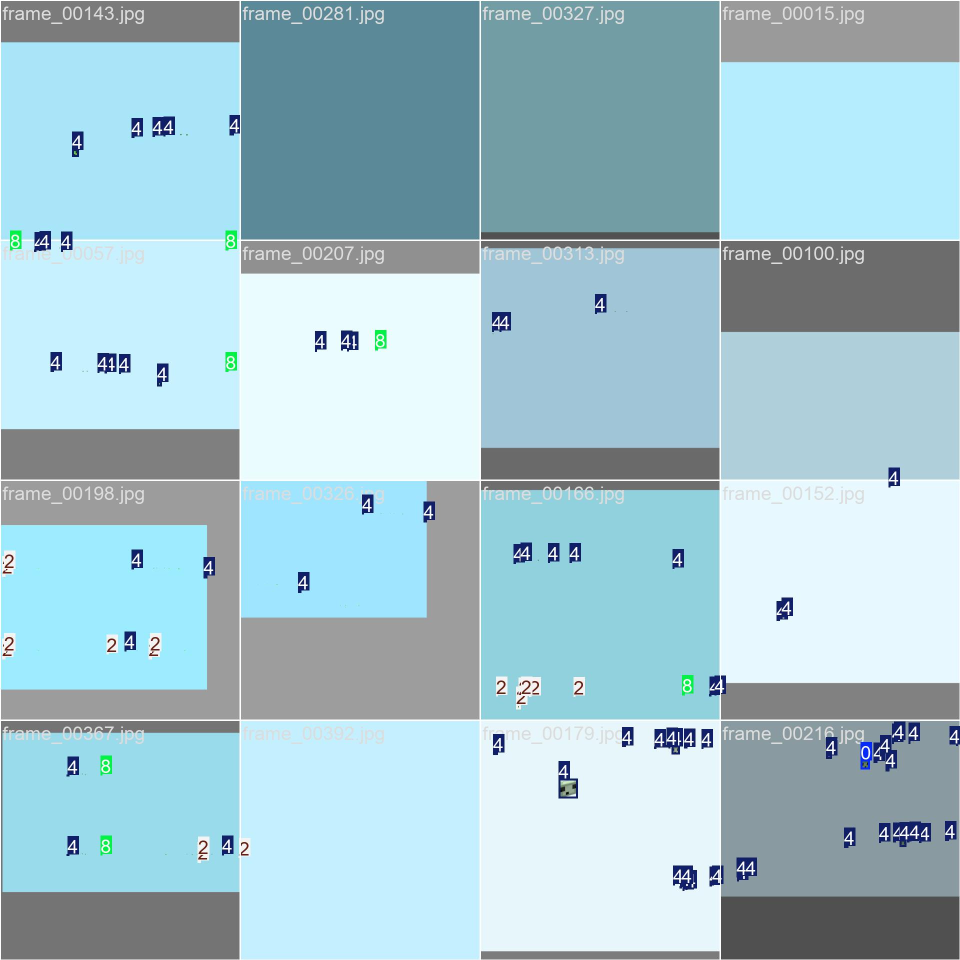
#> input picture runs/detect/runs/detect/mc_entities_v2/train_batch0.jpg, 1920 x 1920 px (shown at 1/2 size)
$ python -i auto-label.py   (imports and definitions only)
#> lines starting #> are read from the running program, lines starting #| are printed output that depends on the picture; after the words box and inside, x2 and y2 are one past the last pixel; in counts of white or black regions, pixels touching at a corner belong together
#> further down, picture is the input picture: shape (1920, 1920, 3); mean B, G, R 206.2, 195.9, 163
#!/usr/bin/env python3
"""
Auto-label entity bounding boxes from rendered frames.

Instead of projecting 3D positions (inaccurate), detects entities
directly in the frame via color segmentation and matches them to
ground truth state data.

This produces tighter, more accurate labels than projection.
"""
import json
import os
import sys
import glob
import cv2
import numpy as np
from pathlib import Path

CAPTURE_DIR = sys.argv[1] if len(sys.argv) > 1 else 'data/captures'
LABEL_DIR = 'data/labels_auto'

# Entity types and their dominant colors in prismarine-viewer
# Format: name -> [(B,G,R) center, tolerance]
ENTITY_COLORS = {
    'Slime': [(60, 180, 60), 50],      # green
    'Zombie': [(80, 100, 60), 40],      # dark green/olive
    'Skeleton': [(200, 200, 200), 40],  # white/gray
    'Creeper': [(60, 150, 60), 40],     # green (lighter than zombie)
    'Spider': [(40, 40, 40), 30],       # dark/black
    'Cow': [(60, 60, 60), 40],          # brown/dark
    'Pig': [(130, 150, 210), 40],       # pink
}

CLASS_MAP = {
    'Zombie': 0, 'Skeleton': 1, 'Creeper': 2, 'Spider': 3, 'Slime': 4,
    'Enderman': 5, 'Witch': 6, 'Cow': 7, 'Pig': 8, 'Sheep': 9,
    'Chicken': 10, 'Squid': 11, 'Cod': 12, 'Item': 13, 'Villager': 14,
}

# Sky color for background subtraction
SKY_COLOR = np.array([208, 196, 172])  # typical prismarine-viewer sky (BGR)
SKY_TOLERANCE = 30

def detect_entities_in_frame(frame):
    """Find non-sky blobs that are likely entities."""
    h, w = frame.shape[:2]
#> h = 1920; w = 1920

    # Background mask: pixels close to sky color
    diff = np.abs(frame.astype(np.int16) - SKY_COLOR.astype(np.int16))
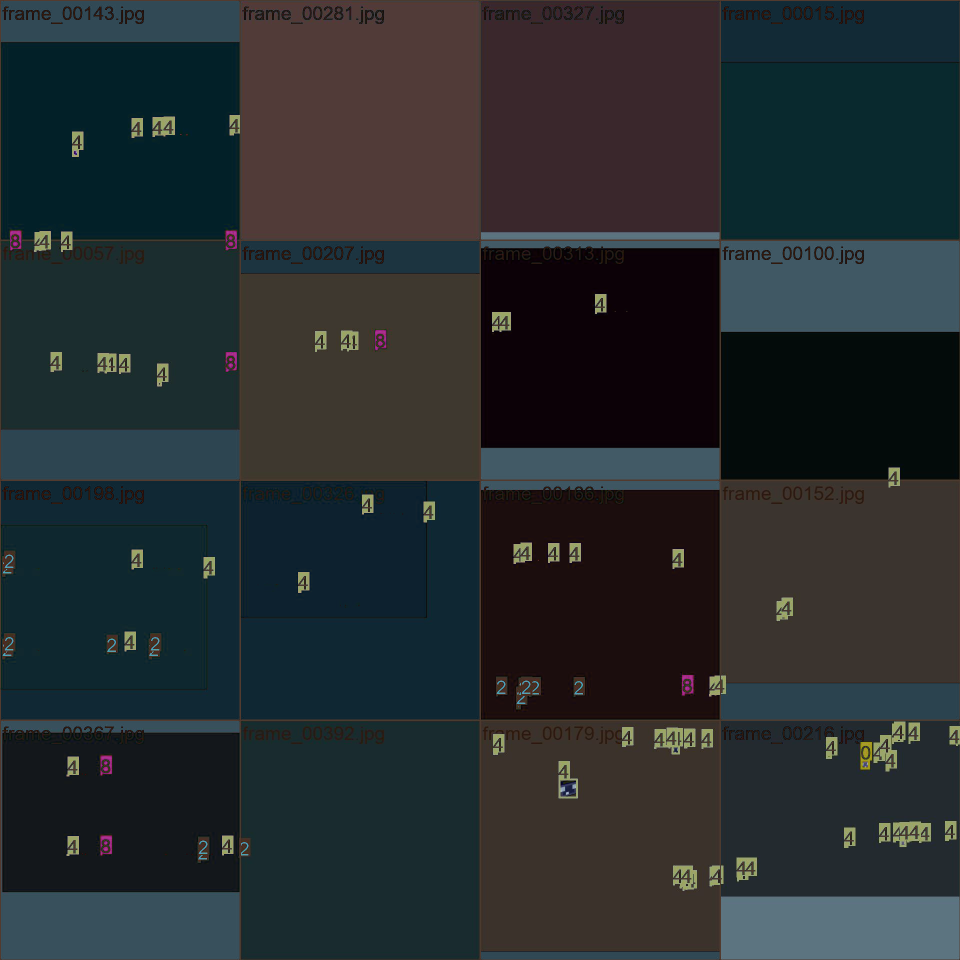
#> diff: shape (1920, 1920, 3) int16 (shown at 1/2 size); mean B, G, R 46.9, 44.3, 38.2
    bg_mask = np.all(diff < SKY_TOLERANCE, axis=2)
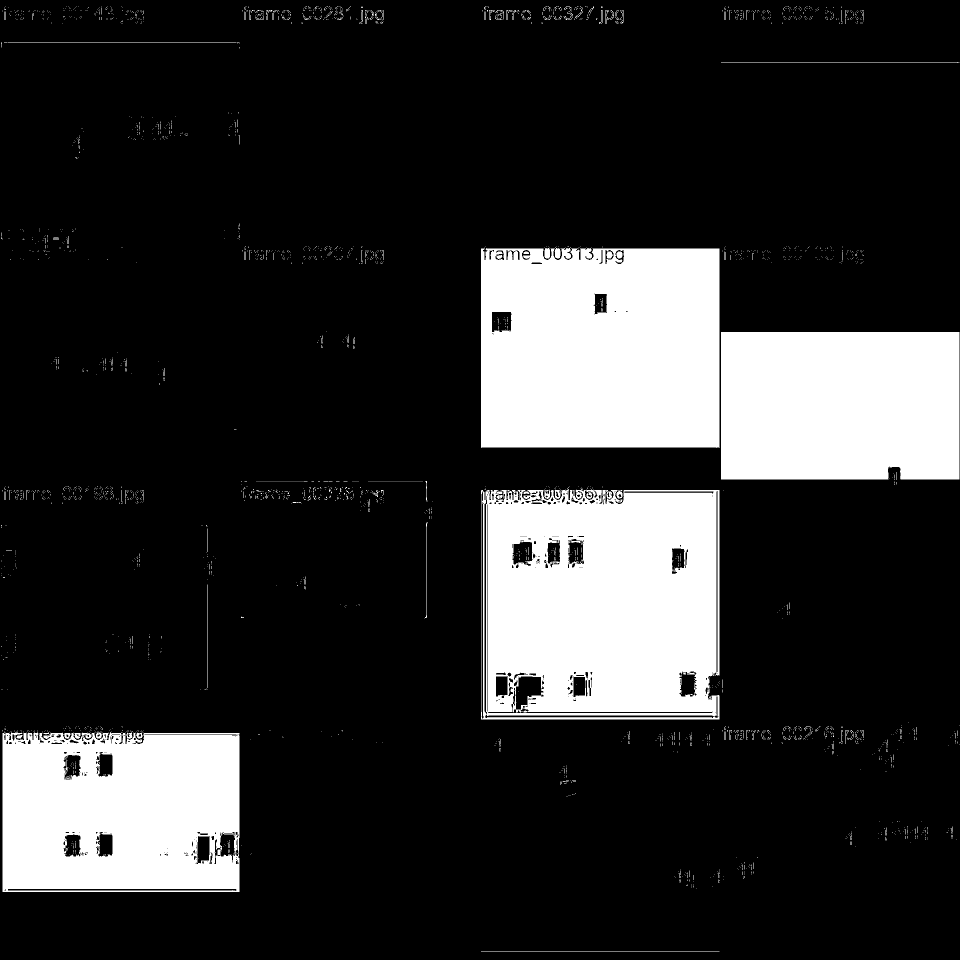
#> bg_mask: shape (1920, 1920) bool (shown at 1/2 size); 18.3% white; 3121 white regions (3055 under 20 px), largest, box (x1, y1, x2, y2) and area: (962, 978, 1439, 1439) 196417, (962, 494, 1439, 896) 185363, (1442, 664, 1919, 959) 140122

    # Also mask the ground (bottom portion, gray in flat world)
    # Ground color varies but is generally darker than sky
    ground_mask = np.zeros((h, w), dtype=bool)
    for y in range(h):
        row_mean = np.mean(frame[y], axis=0)
        if row_mean[0] < 140 and row_mean[1] < 140:  # darker than sky
            ground_mask[y, :] = True
#> this loop made 1920 passes
#> row_mean on passes 1 to 3: [254.7, 254.5, 251.2], [254.4, 254.4, 249.1], [143.7, 140.9, 128.5]
#> ground_mask: shape (1920, 1920) bool; every value is 0

    # Foreground: not sky, not ground
    fg_mask = ~bg_mask & ~ground_mask
    fg_uint8 = fg_mask.astype(np.uint8) * 255

    # Clean up with morphology
    kernel = np.ones((3, 3), np.uint8)
    fg_uint8 = cv2.morphologyEx(fg_uint8, cv2.MORPH_OPEN, kernel)
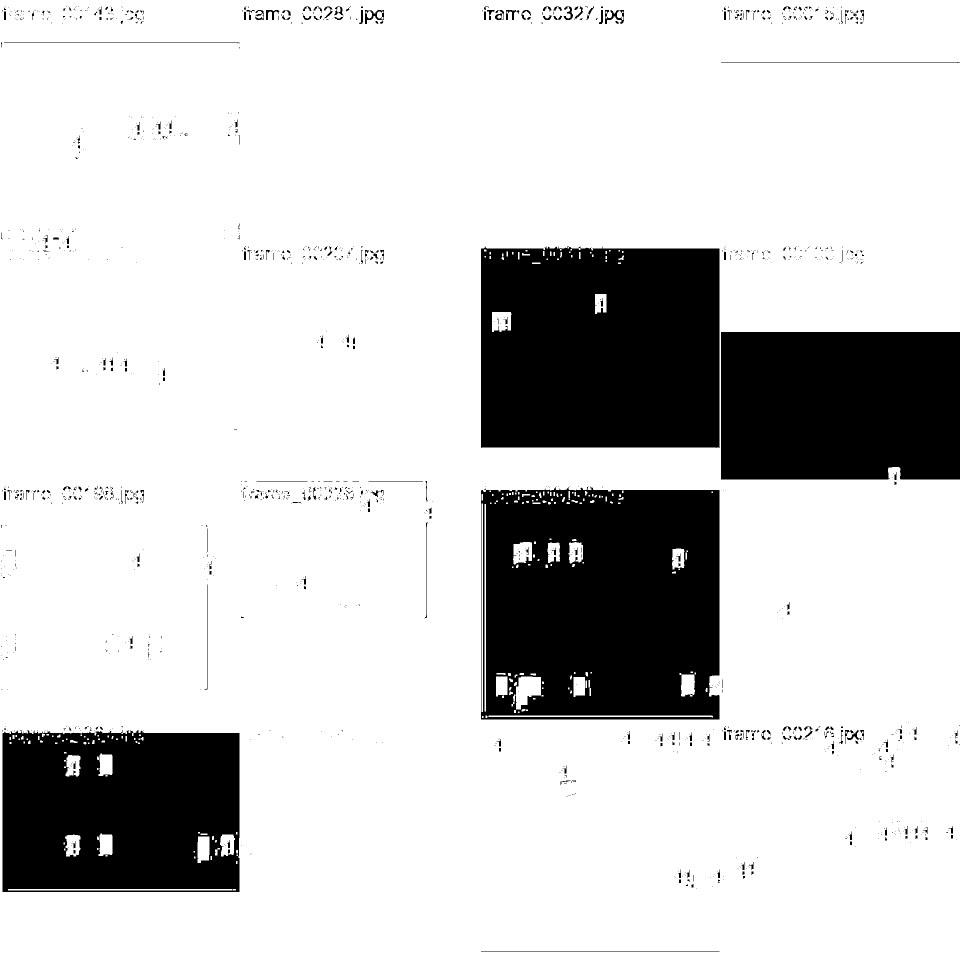
#> fg_uint8: shape (1920, 1920) (shown at 1/2 size); 81.3% white; 1356 black regions (1097 under 20 px), largest, box (x1, y1, x2, y2) and area: (962, 973, 1439, 1439) 202505, (962, 493, 1439, 896) 186990, (5, 1460, 479, 1784) 141856
    fg_uint8 = cv2.morphologyEx(fg_uint8, cv2.MORPH_CLOSE, kernel)
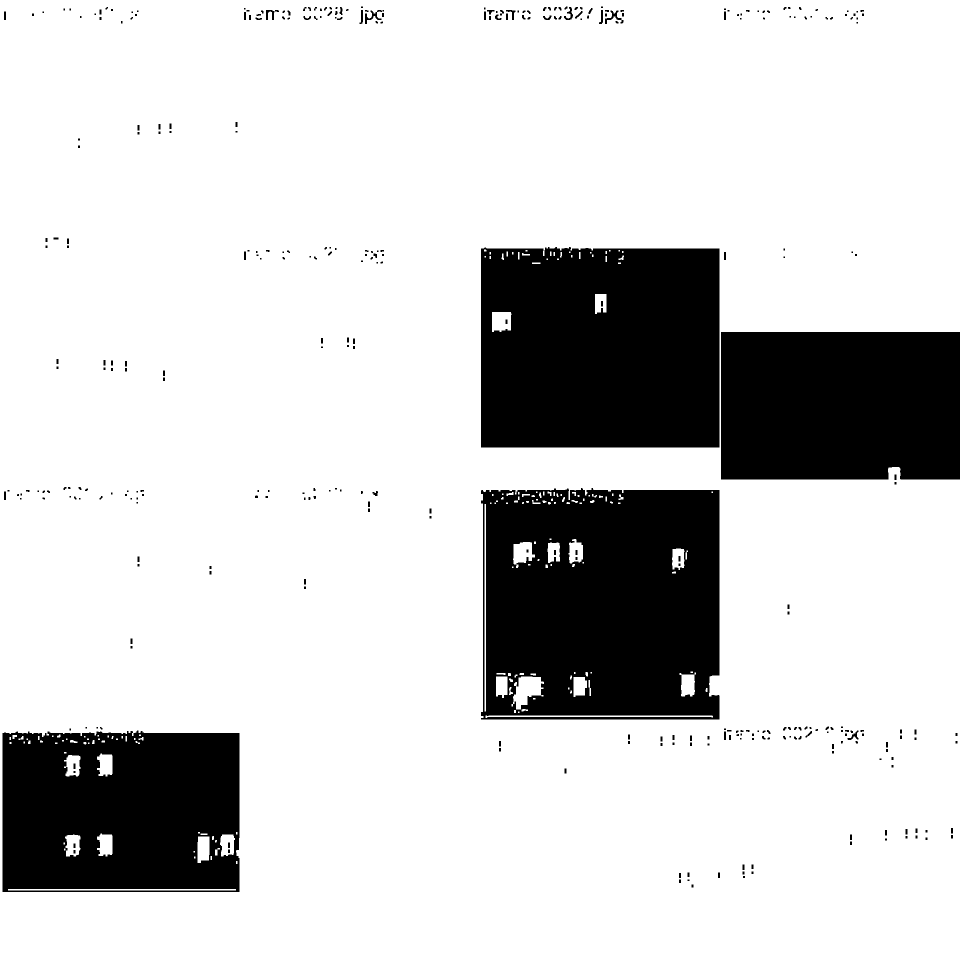
#> fg_uint8: shape (1920, 1920) (shown at 1/2 size); 81.5% white; 352 black regions (127 under 20 px)

    # Find contours (entity blobs)
    contours, _ = cv2.findContours(fg_uint8, cv2.RETR_EXTERNAL, cv2.CHAIN_APPROX_SIMPLE)
#> contours = 1 contour; box (x1, y1, x2, y2) and area: (0, 0, 1920, 1920) 3541638

    detections = []
    for c in contours:
        area = cv2.contourArea(c)
        if area < 20 or area > w * h * 0.3:  # too small or too large
            continue

        x, y, bw, bh = cv2.boundingRect(c)
        # Normalize to 0-1
        cx = (x + bw / 2) / w
        cy = (y + bh / 2) / h
        nw = bw / w
        nh = bh / h

        # Get dominant color of the blob
        blob_pixels = frame[y:y+bh, x:x+bw]
        blob_mask = fg_uint8[y:y+bh, x:x+bw]
        if np.sum(blob_mask) == 0:
            continue
        mean_color = cv2.mean(blob_pixels, mask=blob_mask)[:3]

        detections.append({
            'cx': cx, 'cy': cy, 'w': nw, 'h': nh,
            'area': area, 'color': mean_color,
            'pixel_bbox': (x, y, bw, bh),
        })
#> this loop made 1 pass
#> area on pass 1: 3541637.5
#> after the loop, detections = []

    return detections


# [106 lines left out: functions match_detection_to_entity, process_frame, main, not called in this run]

# [2 lines not run here, left out]

>>> import cv2
>>> picture = cv2.imread('../runs/detect/runs/detect/mc_entities_v2/train_batch0.jpg')
>>> result = detect_entities_in_frame(picture)
#> result = []
